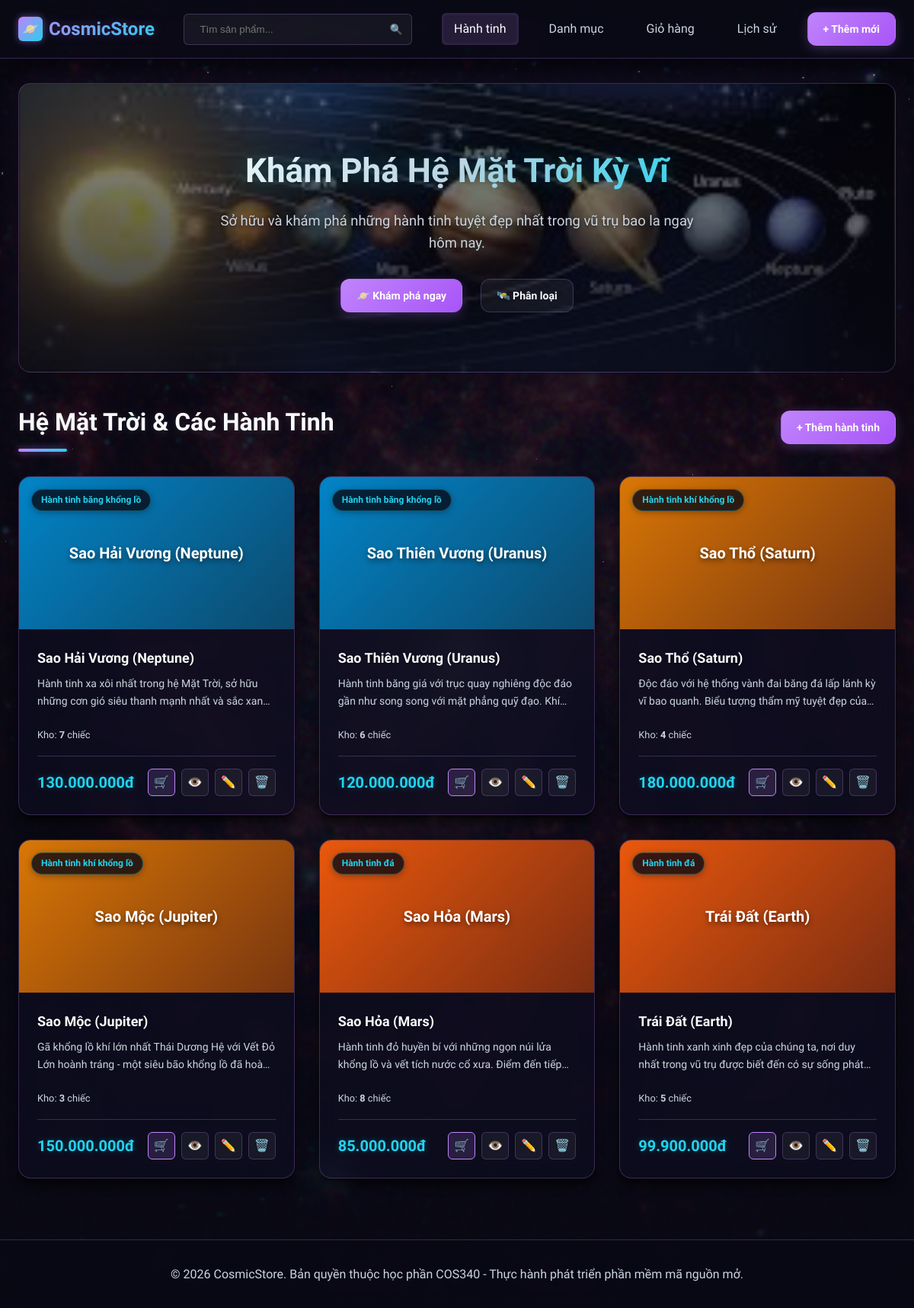
/product, run on an earlier commit of the app's database.
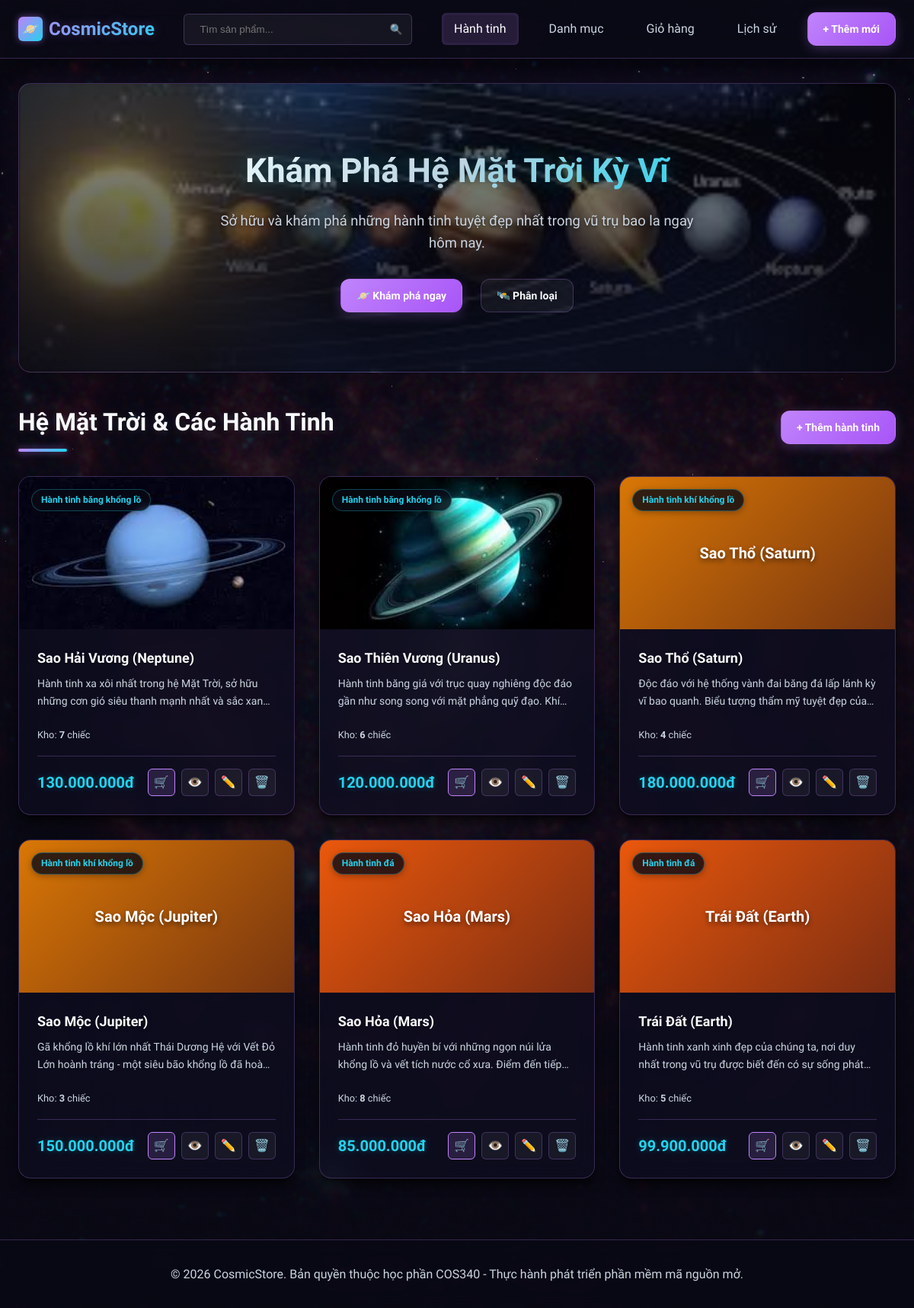
And on a later commit of the database.
### tables this page shows
CREATE TABLE IF NOT EXISTS `products` (
  `id` INT AUTO_INCREMENT PRIMARY KEY,
  `name` VARCHAR(255) NOT NULL,
  `description` TEXT NULL,
  `price` DECIMAL(12,2) NOT NULL,
  `image` VARCHAR(255) NULL,
  `category_id` INT NOT NULL,
  `stock_quantity` INT NOT NULL DEFAULT 10,
  FOREIGN KEY (`category_id`) REFERENCES `categories`(`id`) ON DELETE CASCADE
);

CREATE TABLE IF NOT EXISTS `categories` (
  `id` INT AUTO_INCREMENT PRIMARY KEY,
  `name` VARCHAR(255) NOT NULL,
  `description` TEXT NULL
);

### app/database/Database.php (called while the page is built, shortened)
<?php
class Database {
    private static $conn = null;
    public static function getConnection() {
        if (self::$conn === null) {
            $db = new self();
            try {
                self::$conn = new PDO(
                    "mysql:host=" . $db->host . ";dbname=" . $db->db_name . ";charset=utf8mb4",
                    $db->username,
                    $db->password
                );
                self::$conn->exec("SET NAMES utf8mb4");
                self::$conn->setAttribute(PDO::ATTR_ERRMODE, PDO::ERRMODE_EXCEPTION);
                self::$conn->setAttribute(PDO::ATTR_DEFAULT_FETCH_MODE, PDO::FETCH_ASSOC);
            } catch (PDOException $exception) {
                die("Lỗi kết nối cơ sở dữ liệu: " . $exception->getMessage());
            }
        }
        return self::$conn;
    }
}

### app/controllers/ProductController.php (called while the page is built, shortened)
<?php
class ProductController {
    private $productModel;
    public function __construct() {
        $this->productModel = new ProductModel();
    }
    public function index() {
        $search = isset($_GET['search']) ? trim($_GET['search']) : null;
        $products = $this->productModel->getAll($search);
        require_once __DIR__ . '/../views/share/header.php';
        require_once __DIR__ . '/../views/product/list.php';
        require_once __DIR__ . '/../views/share/footer.php';
    }
}

### app/models/ProductModel.php (called while the page is built, shortened)
<?php
class ProductModel {
    private $db;
    public function __construct() {
        $this->db = Database::getConnection();
    }
    public function getAll($search = null) {
        $query = "SELECT p.*, c.name AS category_name
                  FROM products p
                  JOIN categories c ON p.category_id = c.id";
        $query .= " ORDER BY p.id DESC";
        $stmt = $this->db->prepare($query);
        $stmt->execute();
        return $stmt->fetchAll();
    }
}

### app/views/product/list.php (the view, shortened to what this page needs)
<?php if (!isset($_GET['search']) || empty($_GET['search'])): ?>
    <div class="hero-section">
        <div class="hero-content">
            <h1 class="hero-title">Khám Phá Hệ Mặt Trời Kỳ Vĩ</h1>
            <p class="hero-subtitle">Sở hữu và khám phá những hành tinh tuyệt đẹp nhất trong vũ trụ bao la ngay hôm nay.</p>
            <div class="hero-buttons">
                <a href="#planet-catalog" class="btn btn-primary">🪐 Khám phá ngay</a>
                <a href="<?php echo BASE_PATH; ?>/category" class="btn btn-secondary">🛰️ Phân loại</a>
            </div>
        </div>
    </div>
<?php endif; ?>
<div class="page-header" id="planet-catalog">
    <div>
        <h1 class="page-title">Hệ Mặt Trời & Các Hành Tinh</h1>
    </div>
    <a href="<?php echo BASE_PATH; ?>/product/add" class="btn btn-primary">+ Thêm hành tinh</a>
</div>
<?php if (empty($products)): ?>
    <div class="empty-state">
        <div class="empty-icon">🪐</div>
        <h2 class="empty-title">Không tìm thấy hành tinh nào</h2>
        <p class="empty-desc">Thử tìm kiếm với từ khóa khác hoặc bấm nút thêm mới dưới đây.</p>
        <a href="<?php echo BASE_PATH; ?>/product/add" class="btn btn-primary">Thêm hành tinh mới</a>
    </div>
<?php else: ?>
    <div class="product-grid">
        <?php foreach ($products as $product): ?>
            <?php
                $imagePath = BASE_PATH . '/public/uploads/' . $product['image'];
                $hasImage = !empty($product['image']) && file_exists(__DIR__ . '/../../../public/uploads/' . $product['image']);
                $gradientClass = 'placeholder-img-default';
                if ($product['category_id'] == 1) {
                    $gradientClass = 'placeholder-img-1';
                } elseif ($product['category_id'] == 2) {
                    $gradientClass = 'placeholder-img-2';
                } elseif ($product['category_id'] == 3) {
                    $gradientClass = 'placeholder-img-3';
                }
            ?>
            <div class="product-card">
                <div class="card-img-container">
                    <?php if ($hasImage): ?>
                        <img src="<?php echo $imagePath; ?>" alt="<?php echo htmlspecialchars($product['name']); ?>" style="width:100%; height:100%; object-fit:cover;">
                    <?php else: ?>
                        <div class="card-img-placeholder <?php echo $gradientClass; ?>">
                            <span><?php echo htmlspecialchars($product['name']); ?></span>
                        </div>
                    <?php endif; ?>
                    <span class="card-category-badge"><?php echo htmlspecialchars($product['category_name']); ?></span>
                </div>
                <div class="card-body">
                    <h3 class="card-title"><?php echo htmlspecialchars($product['name']); ?></h3>
                    <p class="card-description"><?php echo htmlspecialchars($product['description']); ?></p>
                    <div style="font-size: 0.8rem; color: var(--text-secondary); margin-bottom: 1rem; display: flex; justify-content: space-between; align-items: center;">
                        <span>Kho:
                            <?php if ($product['stock_quantity'] > 0): ?>
                                <strong><?php echo $product['stock_quantity']; ?></strong> chiếc
                            <?php else: ?>
                                <span style="color: var(--danger); font-weight: 700;">🚫 Hết hàng</span>
                            <?php endif; ?>
                        </span>
                    </div>
                    <div class="card-footer">
                        <span class="card-price"><?php echo number_format($product['price'], 0, ',', '.'); ?>đ</span>
                        <div class="card-actions">
                            <?php if ($product['stock_quantity'] > 0): ?>
                                <a href="<?php echo BASE_PATH; ?>/cart/add/<?php echo $product['id']; ?>" class="action-link" title="Thêm vào giỏ hàng" style="background-color: var(--primary-light); color: var(--primary); border-color: var(--primary);">🛒</a>
                            <?php else: ?>
                                <span class="action-link" title="Đã hết hàng" style="background-color: var(--border); color: var(--text-muted); cursor: not-allowed; border-color: var(--border);">🔒</span>
                            <?php endif; ?>
                            <a href="<?php echo BASE_PATH; ?>/product/show/<?php echo $product['id']; ?>" class="action-link" title="Xem chi tiết">👁️</a>
                            <a href="<?php echo BASE_PATH; ?>/product/edit/<?php echo $product['id']; ?>" class="action-link" title="Chỉnh sửa">✏️</a>
                            <a href="<?php echo BASE_PATH; ?>/product/delete/<?php echo $product['id']; ?>" class="action-link btn-delete-action" title="Xóa" onclick="return confirm('Bạn có chắc chắn muốn xóa sản phẩm này không?');">🗑️</a>
                        </div>
                    </div>
                </div>
            </div>
        <?php endforeach; ?>
    </div>
<?php endif; ?>

### index.php (shortened to what this page needs)
<?php
spl_autoload_register(function ($className) {
    $paths = [
        __DIR__ . '/app/controllers/',
        __DIR__ . '/app/models/',
        __DIR__ . '/app/database/'
    ];
    foreach ($paths as $path) {
        $file = $path . $className . '.php';
        if (file_exists($file)) {
            return;
        }
    }
});
$url = '';
if (isset($_GET['url'])) {
    $url = $_GET['url'];
}
$urlParts = explode('/', $url);
$actionName = isset($urlParts[1]) && !empty($urlParts[1]) ? $urlParts[1] : 'index';
$param = isset($urlParts[2]) ? $urlParts[2] : null;
$controllerInstance = new $controllerName();
if (method_exists($controllerInstance, $actionName)) {
    if ($param !== null) {
        $controllerInstance->$actionName($param);
    } else {
        $controllerInstance->$actionName();
    }
}

### app/views/share/header.php (shortened to what this page needs)
<!DOCTYPE html>
<html lang="vi">
<head>
    <link rel="stylesheet" href="<?php echo BASE_PATH; ?>/public/css/style.css">
</head>
<body>
    <div class="stars-container" id="stars-container"></div>
    <header>
        <div class="nav-container">
            <a href="<?php echo BASE_PATH; ?>/product" class="logo">
                <div class="logo-icon">🪐</div>
                CosmicStore
            </a>
            <form action="<?php echo BASE_PATH; ?>/product" method="GET" class="search-bar">
                <input type="text" name="search" class="search-input" placeholder="Tìm sản phẩm..." value="<?php echo isset($_GET['search']) ? htmlspecialchars($_GET['search']) : ''; ?>">
                <button type="submit" class="search-btn">🔍</button>
            </form>
            <?php
                $reqUrl = isset($_GET['url']) ? $_GET['url'] : '';
                $reqParts = explode('/', $reqUrl);
                $isCategoryModule = isset($reqParts[0]) && strtolower($reqParts[0]) === 'category';
                $isCartModule = isset($reqParts[0]) && strtolower($reqParts[0]) === 'cart';
                $isHistoryModule = isset($reqParts[0]) && strtolower($reqParts[0]) === 'history';
                $cartCount = 0;
            ?>
            <div class="nav-links">
                <a href="<?php echo BASE_PATH; ?>/product" class="nav-link <?php echo (!$isCategoryModule && !$isCartModule && !$isHistoryModule) ? 'active' : ''; ?>">Hành tinh</a>
                <a href="<?php echo BASE_PATH; ?>/category" class="nav-link <?php echo $isCategoryModule ? 'active' : ''; ?>">Danh mục</a>
                <a href="<?php echo BASE_PATH; ?>/cart" class="nav-link <?php echo $isCartModule ? 'active' : ''; ?>">
                    Giỏ hàng<?php if ($cartCount > 0): ?><span class="badge-cart-count"><?php echo $cartCount; ?></span><?php endif; ?>
                </a>
                <a href="<?php echo BASE_PATH; ?>/history" class="nav-link <?php echo $isHistoryModule ? 'active' : ''; ?>">Lịch sử</a>
                <a href="<?php echo BASE_PATH; ?>/product/add" class="btn btn-primary">+ Thêm mới</a>
            </div>
        </div>
    </header>
    <main>

### app/views/share/footer.php (shortened to what this page needs)
    </main>
    <footer>
        <p>&copy; <?php echo date('Y'); ?> CosmicStore. Bản quyền thuộc học phần COS340 - Thực hành phát triển phần mềm mã nguồn mở.</p>
    </footer>
</body>
</html>

What changed in the data, as far as the page shows it:
changed products "Sao Hải Vương (Neptune)": image: picture added; image empty → "Sao Hải Vương.jpg" (drawn); name "Sao Hải Vương (Neptune)" → (not shown)
changed products "Sao Thiên Vương (Uranus)": image: picture added; image empty → "Sao Thiên Vương.jpg" (drawn); name "Sao Thiên Vương (Uranus)" → (not shown)
